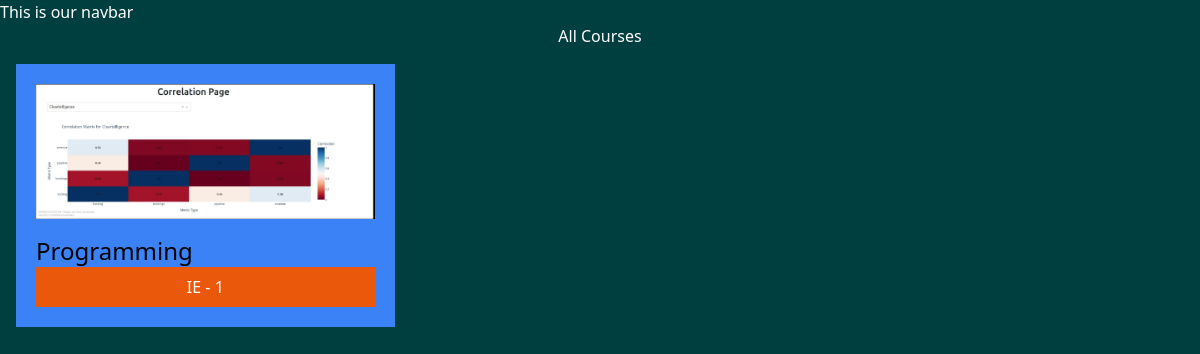
Before: /tutorial/ with the older database file.
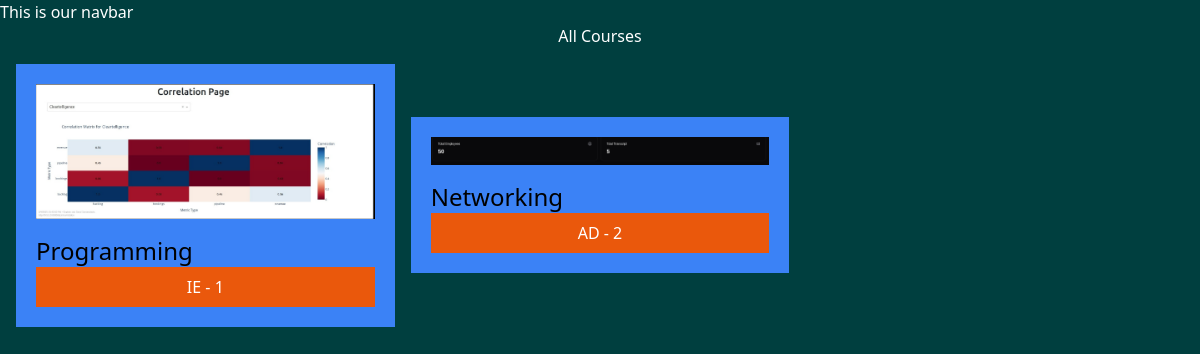
After: the same page with the newer database file.
### tutorial/models.py (models this page shows, shortened)
class courseType(models.Model):
    COURSE_TYPE_CHOICE = [
        ('BR', 'Beginner'),
        ('IE', 'Intermediate'),
        ('AD', 'Advanced'),
    ]
    name = models.CharField(max_length=100)
    image = models.ImageField(upload_to='images/')
    date_added = models.DateTimeField(default=timezone.now)
    type = models.CharField(max_length=2, choices=COURSE_TYPE_CHOICE)
    description = models.TextField(default="")

### tutorial/views.py (the view)
# urls.py: path('',views.all_tut, name = 'all_tut'),
def all_tut(request):
    courses = courseType.objects.all()
    return render(request, 'tutorial/all_tutorial.html',{'courses': courses})

### tutorial/templates/tutorial/all_tutorial.html
{% extends "layout.html" %} {% block title%} Course Page {% endblock %} {% block content %}
<h1>All Courses</h1>
<div class="grid grid-cols-3 justify-center rounded-xl items-center gap-4 m-4">
 {% for courses in courses %}
 <div class="courses-type bg-blue-500 p-5">
  <img class="mb-4" src="{{courses.image.url}}" alt="" />
  <h2 class="text-black text-2xl">{{courses.name}}</h2>
  <a href="{% url 'detail' courses.id %}">
   <button class = "bg-orange-600 h-[40px] w-[100%]" type = "button">{{courses.type}} - {{courses.id}}</button>
  </a>
 </div>
 {% endfor %}
</div>
{% endblock %}

Changed rows visible on the page:
added courseType: image (picture), name "Networking", type "AD", id "2"
